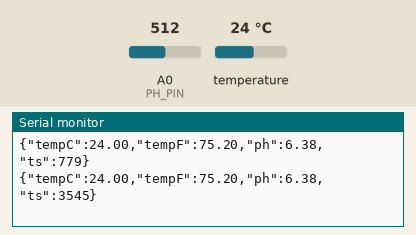
This sketch was run on a simulated Arduino Uno, built with avr-gcc and run on an emulated ATmega328P. Shown: the last lines printed to the serial monitor. The inputs (shaded band) are chosen by the test bench; at power-on: temperature 24 °C, A0 (PH_PIN) = 512.

Above: at 4.3 s.
4.4 s: temperature set to 12 °C
At 6.9 s:
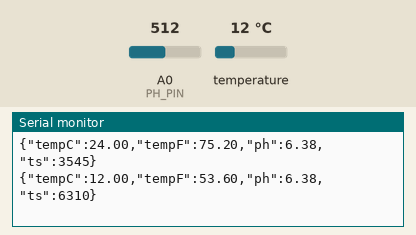
8.1 s: A0 (PH_PIN) set to 716
At 10.2 s:
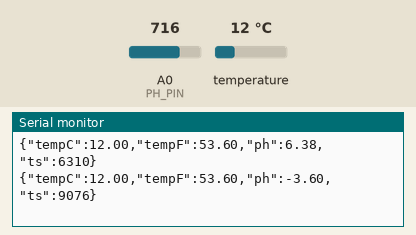
11.8 s: temperature set to 19 °C
At 12.2 s:
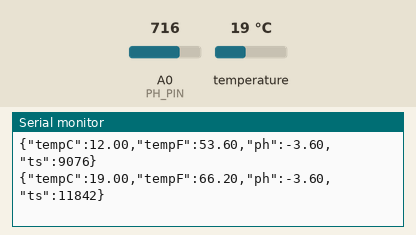
15.5 s: A0 (PH_PIN) set to 900
At 18.8 s:
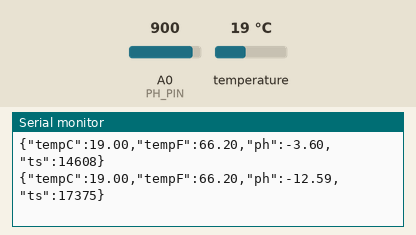
Timing chart, 0 to 20.2 s (numbered marks = the images above; inputs shaded):
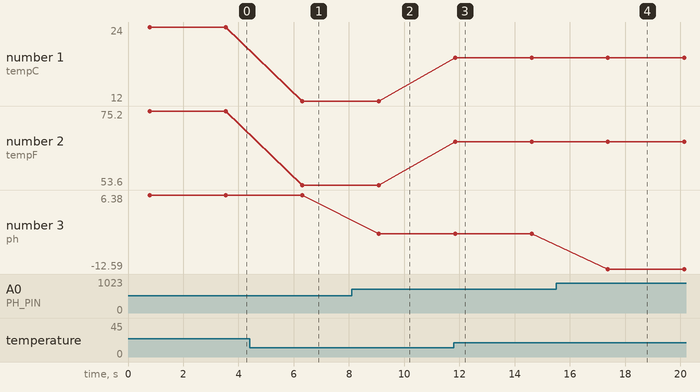

Measured:
- after the input at 4.4 s, the serial monitor: prints a new line after 1.9 s (image 1)
- after the input at 8.1 s, the serial monitor: prints a new line after 0.98 s (image 2)
- after the input at 11.8 s, the serial monitor: prints a new line at once (image 3)
- after the input at 15.5 s, the serial monitor: prints a new line after 1.9 s (image 4)
- plotted number 1: 24 → 12 after the input at 4.4 s, 12 → 19 after the input at 11.8 s
- plotted number 2: 75.2 → 53.6 after the input at 4.4 s, 53.6 → 66.2 after the input at 11.8 s
- plotted number 3: 6.38 → -3.6 after the input at 8.1 s, -3.6 → -12.59 after the input at 15.5 s

The sketch:

sensor_temperatura_ph.ino
```cpp
#include <OneWire.h>
#include <DallasTemperature.h>

// Pines
#define ONE_WIRE_BUS 2     // Pin del DS18B20
#define PH_PIN A0          // Pin del sensor de pH

// Inicialización de librerías
OneWire oneWire(ONE_WIRE_BUS);
DallasTemperature sensors(&oneWire);

// Calibración del sensor de pH
// Ajusta estos valores según tus pruebas:
const float m = -10.0;   // Pendiente (cambia si tu calibración es distinta)
const float b = 31.4;    // Intersección (offset)

// Constantes
const float VREF = 5.0;  // Voltaje de referencia del Arduino (5V)
const int ADC_RES = 1023; // Resolución ADC (10 bits)

void setup() {
  Serial.begin(9600);
  sensors.begin();
}

void loop() {
  // ----- Temperatura -----
  sensors.requestTemperatures();
  float tempC = sensors.getTempCByIndex(0);
  float tempF = tempC * 9.0 / 5.0 + 32.0;

  // ----- Lectura de pH -----
  int rawPh = analogRead(PH_PIN);
  float voltagePh = rawPh * (VREF / ADC_RES);
  float phValue = m * voltagePh + b;

  // ----- Timestamp -----
  unsigned long ts = millis();

  // ----- Envío de datos -----
  Serial.print("{\"tempC\":");
  Serial.print(tempC, 2);
  Serial.print(",\"tempF\":");
  Serial.print(tempF, 2);
  Serial.print(",\"ph\":");
  Serial.print(phValue, 2);
  Serial.print(",\"ts\":");
  Serial.print(ts);
  Serial.println("}");

  delay(2000);
}
```
